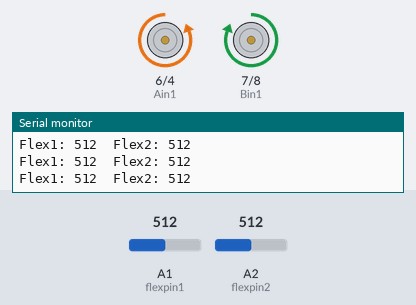
Simulated run of this sketch. Board: Arduino Uno, built with avr-gcc and run on an emulated ATmega328P. Parts: motor-driver pin pairs drawn as motors (green arrow = first pin HIGH = forward, orange = second pin HIGH = backward, longer = more drive, scaled by the enable pin), the last lines printed to the serial monitor. The inputs (shaded band) are chosen by the test bench; at power-on: A1 (flexpin1) = 512, A2 (flexpin2) = 512.

Above: at 2.5 s.
At 5.1 s:
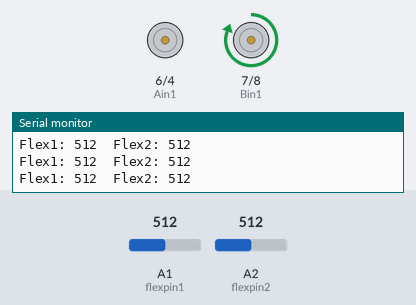
At 5.3 s:
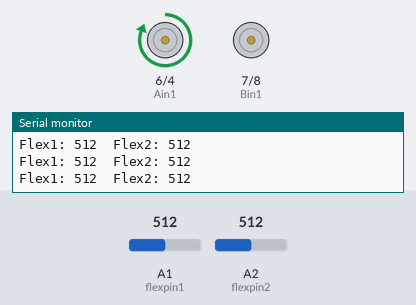
At 7.7 s:
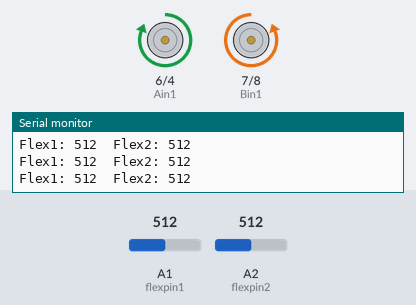
Timing chart, 0 to 13.1 s (numbered marks = the images above):
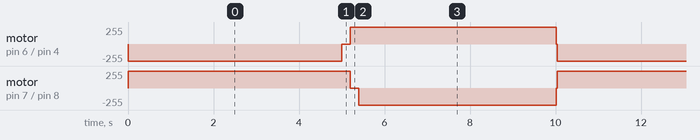

The sketch:

2Motors2Sensors.ino
```cpp
//Made by Georgy Rached. Base code for basic motors from https://lastminuteengineers.com/tb6612fng-dc-motor-control-arduino-tutorial/

// motor A connections
int pwmA = 3;
int Ain1 = 6; // pin 5 was faulty, moved to 6 but it works in blinked led
int Ain2 = 4;

// motor B connections
int pwmB = 9;
int Bin1 = 7;
int Bin2 = 8;

const int flexpin1 = A1; //flex sensor 1, controls Motor A
const int flexpin2 = A2; //flex sensor 2, controls Motor B
const int thresholdFullbend = 800;  // Straight ~1023, full bend ~400

//timer for each motor
unsigned long motorAstopTime   = 0;
unsigned long motorAreverseEnd = 0;
unsigned long motorBstopTime   = 0;
unsigned long motorBreverseEnd = 0;
unsigned long lastPrintTime    = 0;

void setup() {
  pinMode(pwmA, OUTPUT);
  pinMode(pwmB, OUTPUT);
  pinMode(Ain1, OUTPUT);
  pinMode(Ain2, OUTPUT);
  pinMode(Bin1, OUTPUT);
  pinMode(Bin2, OUTPUT);

  stopMotors();
  Serial.begin(9600);
}

void loop() {
  unsigned long now = millis();

  int flexposition1 = analogRead(flexpin1);
  int flexposition2 = analogRead(flexpin2);

  //print every 500 ms
  if (now - lastPrintTime >= 500) {
    Serial.print("Flex1: ");
    Serial.print(flexposition1);
    Serial.print("  Flex2: ");
    Serial.println(flexposition2);
    lastPrintTime = now;
  }

  //Motor A
  if (flexposition1 < thresholdFullbend && motorAstopTime == 0 && motorAreverseEnd == 0) {
    digitalWrite(Ain1, LOW);
    digitalWrite(Ain2, HIGH); // forward
    analogWrite(pwmA, 255);
    motorAstopTime = now + 5000;
  }

  if (motorAstopTime != 0 && now >= motorAstopTime) {
    digitalWrite(Ain1, LOW);
    digitalWrite(Ain2, LOW);
    analogWrite(pwmA, 0);
    delay(200);
    digitalWrite(Ain1, HIGH);
    digitalWrite(Ain2, LOW); // reverse
    analogWrite(pwmA, 255);
    motorAreverseEnd = now + 5000;
    motorAstopTime = 0;
  }

  if (motorAreverseEnd != 0 && now >= motorAreverseEnd) {
    digitalWrite(Ain1, LOW);
    digitalWrite(Ain2, LOW);
    analogWrite(pwmA, 0);
    motorAreverseEnd = 0;
  }

  //Motor B
  if (flexposition2 < thresholdFullbend && motorBstopTime == 0 && motorBreverseEnd == 0) {
    digitalWrite(Bin1, HIGH);
    digitalWrite(Bin2, LOW); // forward
    analogWrite(pwmB, 255);
    motorBstopTime = now + 5000;
  }

  if (motorBstopTime != 0 && now >= motorBstopTime) {
    digitalWrite(Bin1, LOW);
    digitalWrite(Bin2, LOW);
    analogWrite(pwmB, 0);
    delay(200);
    digitalWrite(Bin1, LOW);
    digitalWrite(Bin2, HIGH); // reverse
    analogWrite(pwmB, 255);
    motorBreverseEnd = now + 5000;
    motorBstopTime = 0;
  }

  if (motorBreverseEnd != 0 && now >= motorBreverseEnd) {
    digitalWrite(Bin1, LOW);
    digitalWrite(Bin2, LOW);
    analogWrite(pwmB, 0);
    motorBreverseEnd = 0;
  }

  delay(20);
}

void stopMotors() {
  digitalWrite(Ain1, LOW);
  digitalWrite(Ain2, LOW);
  digitalWrite(Bin1, LOW);
  digitalWrite(Bin2, LOW);
  analogWrite(pwmA, 0);
  analogWrite(pwmB, 0);
}
```

Measured:
- by itself, motor on pin 6 (Ain1) / pin 4 (Ain2): repeats every 10.0 s: stopped 0.20 s, forward 255/255 4.8 s, stopped 0.02 s, backward 255/255 5.0 s
- by itself, motor on pin 7 (Bin1) / pin 8 (Bin2): repeats every 10.0 s: stopped 0.20 s, backward 255/255 4.6 s, stopped 0.02 s, forward 255/255 5.2 s
